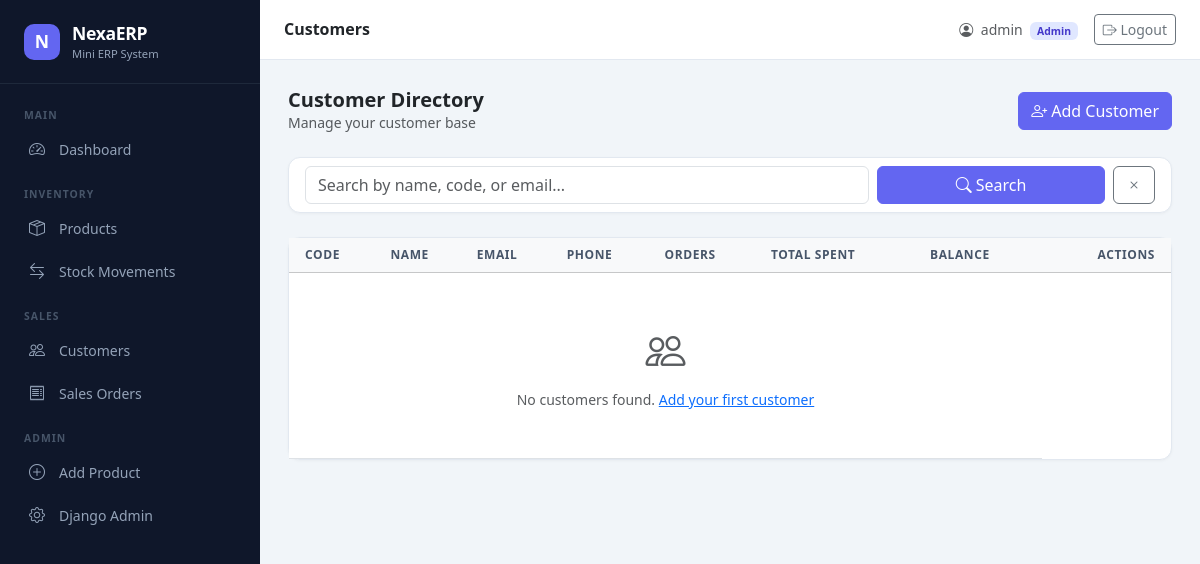
The app's page /customers/ (signed in), older data.
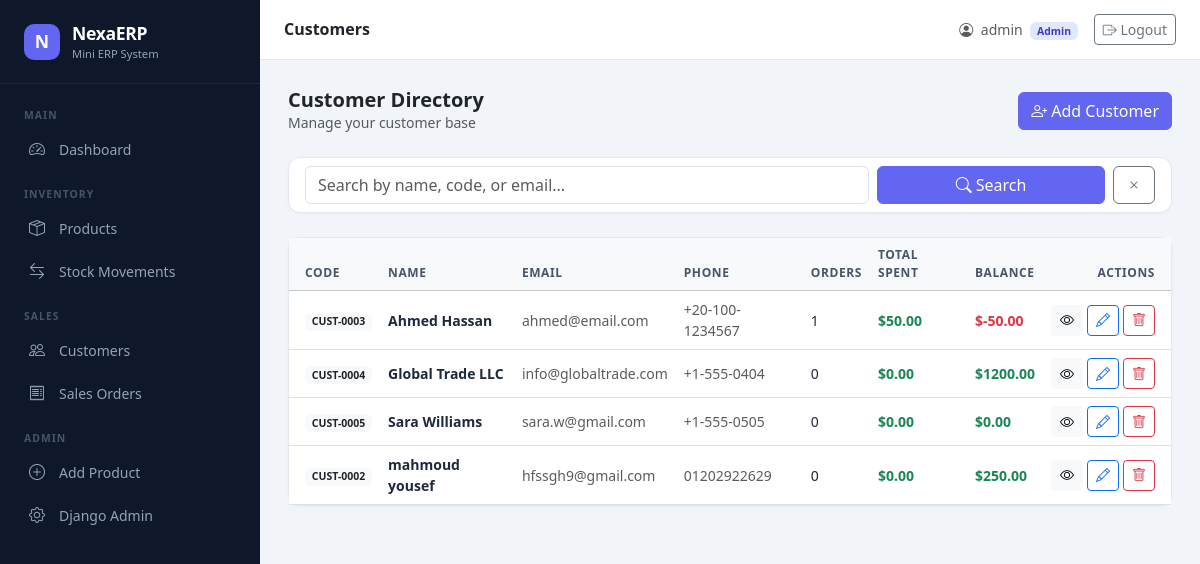
The same page, newer data.
### customers/models.py (models this page shows, shortened)
class Customer(models.Model):
    customer_code = models.CharField(max_length=50, unique=True)
    name = models.CharField(max_length=255)
    phone = models.CharField(max_length=20, blank=True)
    address = models.TextField(blank=True)
    email = models.EmailField(blank=True)
    opening_balance = models.DecimalField(max_digits=12, decimal_places=2, default=0)
    is_active = models.BooleanField(default=True)
    created_at = models.DateTimeField(auto_now_add=True)
    updated_at = models.DateTimeField(auto_now=True)
    class Meta:
        ordering = ['name']
    @property
    def total_orders(self):
        return self.salesorder_set.exclude(status='cancelled').count()
    @property
    def total_spent(self):
        from django.db.models import Sum
        result = self.salesorder_set.filter(status='confirmed').aggregate(
            total=Sum('total_amount')
        )
        return result['total'] or 0
    @property
    def balance(self):
        from django.db.models import Sum
        confirmed_total = self.salesorder_set.filter(
            status='confirmed'
        ).aggregate(total=Sum('total_amount'))['total'] or 0
        return self.opening_balance - confirmed_total

### customers/views.py (the view)
# urls.py: path('', CustomerListView.as_view(), name='customer_list'),
class CustomerListView(SalesOrAdminMixin, ListView):
    model = Customer
    template_name = 'customers/customer_list.html'
    context_object_name = 'customers'
    paginate_by = 15
    def get_queryset(self):
        query = self.request.GET.get('q', '')
        return CustomerService.search(query=query or None)
    def get_context_data(self, **kwargs):
        context = super().get_context_data(**kwargs)
        context['search_form'] = CustomerSearchForm(self.request.GET)
        return context

### customers/forms.py
class CustomerSearchForm(forms.Form):
    q = forms.CharField(
        required=False,
        widget=forms.TextInput(attrs={
            'class': 'form-control',
            'placeholder': 'Search by name, code, or email...'
        })
    )

### core/mixins.py (called while the page is built)
    def dispatch(self, request, *args, **kwargs):
        if not request.user.is_authenticated:
            return self.handle_no_permission()
        return super().dispatch(request, *args, **kwargs)

### customers/services.py (called while the page is built)
    @staticmethod
    def search(query=None):
        qs = Customer.objects.filter(is_active=True)
        if query:
            qs = qs.filter(name__icontains=query) | Customer.objects.filter(
                customer_code__icontains=query, is_active=True
            ) | Customer.objects.filter(
                email__icontains=query, is_active=True
            )
        return qs.distinct()

### customers/templates/customers/customer_list.html (shortened to what this page needs)
{% extends "base.html" %}
{% load humanize %}
{% block page_title %}Customers{% endblock %}
{% block content %}
<div class="d-flex justify-content-between align-items-center mb-4">
    <div>
        <h5 class="fw-bold mb-0">Customer Directory</h5>
        <p class="text-muted small mb-0">Manage your customer base</p>
    </div>
    <a href="{% url 'customer_create' %}" class="btn btn-primary">
        <i class="bi bi-person-plus me-1"></i>Add Customer
    </a>
</div>
<div class="card mb-4">
    <div class="card-body py-2">
        <form method="get" class="row g-2 align-items-end">
            <div class="col-md-8">{{ search_form.q }}</div>
            <div class="col-md-4 d-flex gap-2">
                <button type="submit" class="btn btn-primary flex-fill"><i class="bi bi-search me-1"></i>Search</button>
                <a href="{% url 'customer_list' %}" class="btn btn-outline-secondary"><i class="bi bi-x"></i></a>
            </div>
        </form>
    </div>
</div>
<div class="card">
    <div class="card-body p-0">
        <div class="table-responsive">
            <table class="table table-hover mb-0 ">
                <thead class="table-light">
                    <tr>
                        <th class="ps-3">Code</th>
                        <th>Name</th>
                        <th>Email</th>
                        <th>Phone</th>
                        <th>Orders</th>
                        <th>Total Spent</th>
                        <th>Balance</th>
                        <th class="text-end pe-3">Actions</th>
                    </tr>
                </thead>
                <tbody>
                    {% for customer in customers %}
                    <tr>
                        <td class="ps-3"><span class="badge bg-light text-dark fw-semibold">{{ customer.customer_code }}</span></td>
                        <td class="fw-semibold">{{ customer.name }}</td>
                        <td class="text-muted">{{ customer.email|default:"—" }}</td>
                        <td class="text-muted">{{ customer.phone|default:"—" }}</td>
                        <td>{{ customer.total_orders }}</td>
                        <td class="fw-semibold text-success">${{ customer.total_spent|floatformat:2|intcomma }}</td>
                        <td class="fw-semibold {% if customer.balance >= 0 %}text-success{% else %}text-danger{% endif %}">
                            ${{ customer.balance|floatformat:2 }}
                        </td>
                        <td class="text-end pe-3">
                            <div class="d-flex gap-1 justify-content-end">
                                <a href="{% url 'customer_detail' customer.pk %}" class="btn btn-sm btn-light" title="View"><i class="bi bi-eye"></i></a>
                                <a href="{% url 'customer_update' customer.pk %}" class="btn btn-sm btn-outline-primary" title="Edit"><i class="bi bi-pencil"></i></a>
                                {% if user.is_staff or user.is_superuser %}
                                <a href="{% url 'customer_delete' customer.pk %}" class="btn btn-sm btn-outline-danger" title="Delete"><i class="bi bi-trash"></i></a>
                                {% endif %}
                            </div>
                        </td>
                    </tr>
                    {% empty %}
                    <tr>
                        <td colspan="7" class="text-center py-5 text-muted">
                            <i class="bi bi-people fs-1 d-block mb-2"></i>
                            No customers found. <a href="{% url 'customer_create' %}">Add your first customer</a>
                        </td>
                    </tr>
                    {% endfor %}
                </tbody>
            </table>
        </div>
    </div>
</div>
{% endblock %}

Row changes from the older to the newer data that the page shows:
added Customer: customer_code "CUST-0003", name "Ahmed Hassan", email "ahmed@email.com", phone "+20-100-1234567", total_orders "1", total_spent "50.00", balance "-50.00"
added Customer: customer_code "CUST-0004", name "Global Trade LLC", email "info@globaltrade.com", phone "+1-555-0404", total_orders "0", total_spent "0.00", balance "1200.00"
added Customer: customer_code "CUST-0005", name "Sara Williams", email "sara.w@gmail.com", phone "+1-555-0505", total_orders "0", total_spent "0.00", balance "0.00"
added Customer: customer_code "CUST-0002", name "mahmoud yousef", email "hfssgh9@gmail.com", phone "01202922629", total_orders "0", total_spent "0.00", balance "250.00"
Text that changed along with them:
text no longer shown: "No customers found. Add your first customer"
